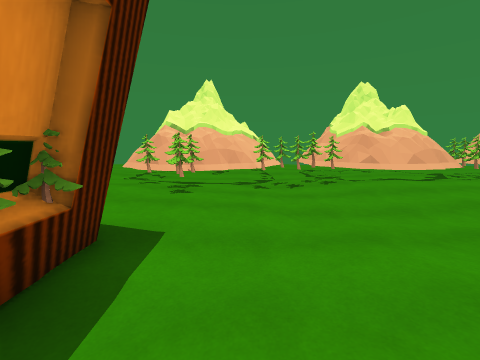
view 1 (above)

20 first-person views from a walk through a 3-D level made in the Unity game engine. The camera is 1.5 m above the floor, tilts 8° down and sees 90° across. The floor is counted in squares, 1 m on a side. Each view is taken from the middle of a square. On the plan, view 1 faces up. The plan holds only what a view shows up to about 13 squares ahead; the rest is blank. The place goes on beyond the plan. The player is left out.

view 2
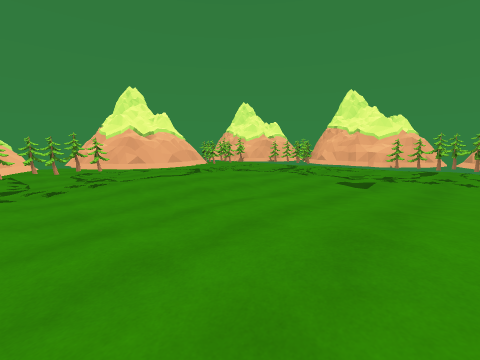

view 3
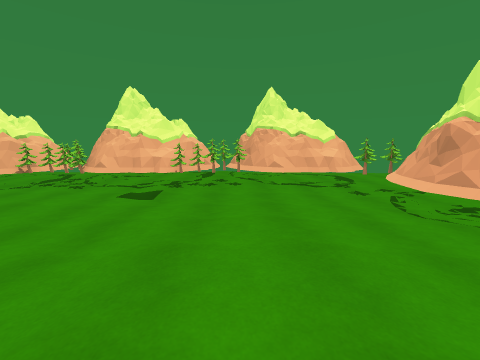

view 4
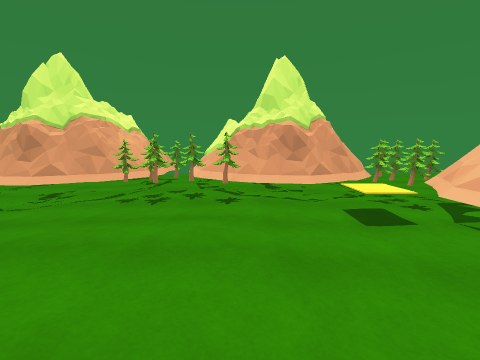

view 5
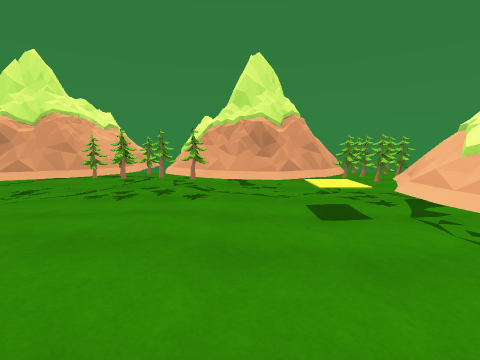

view 6
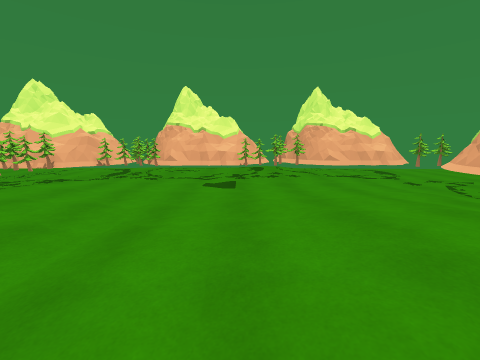

view 7
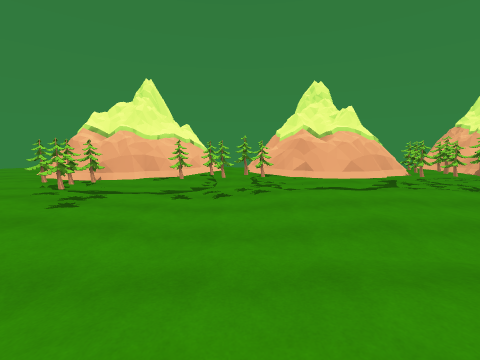

view 8
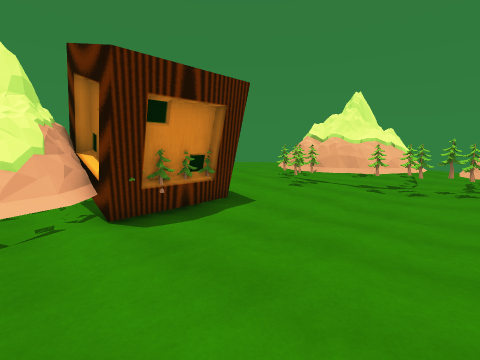

view 9
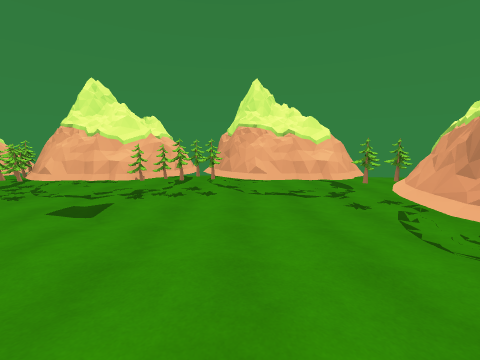

view 10
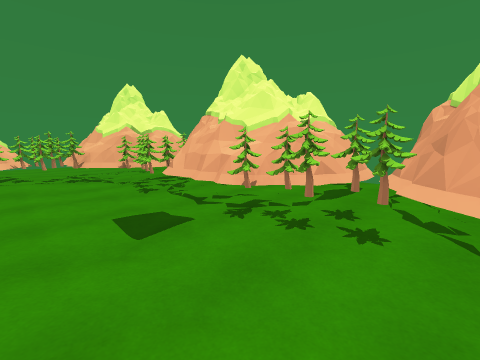

view 11
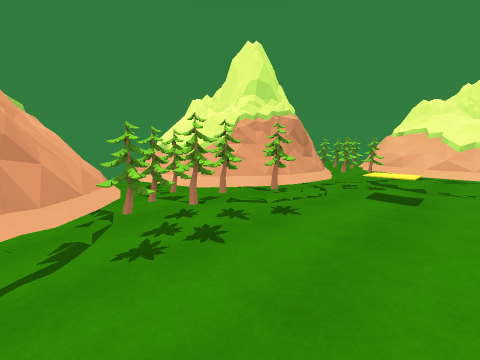

view 12
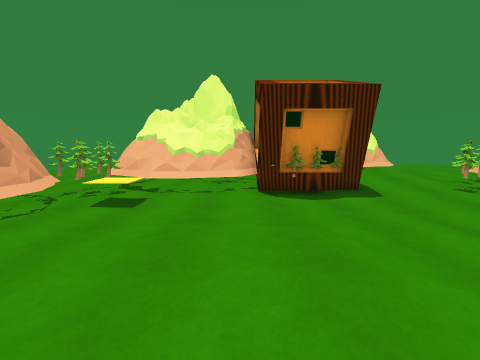

view 13
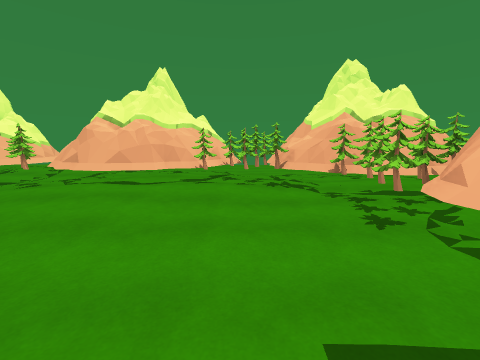

view 14
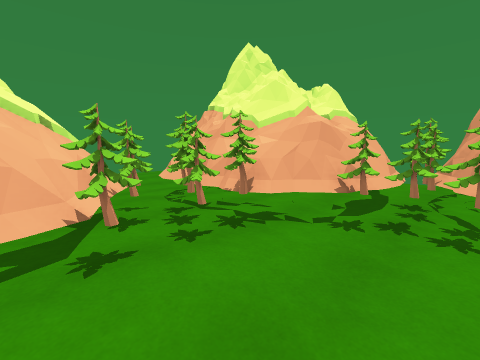

view 15
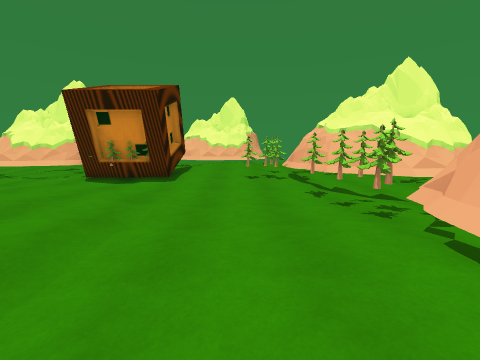

view 16
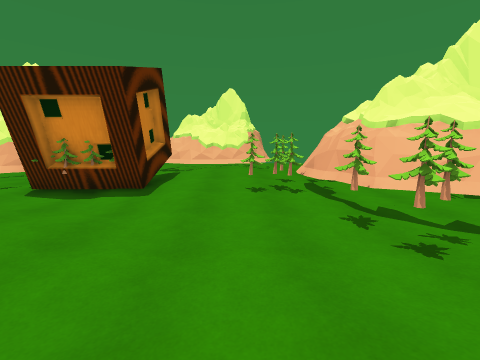

view 17
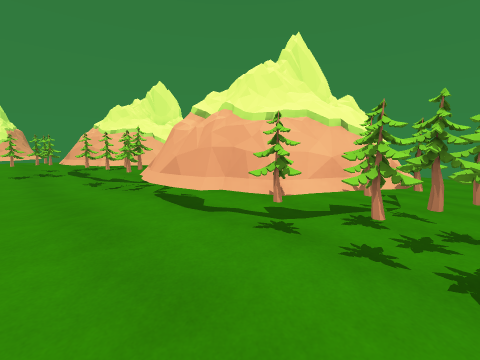

view 18
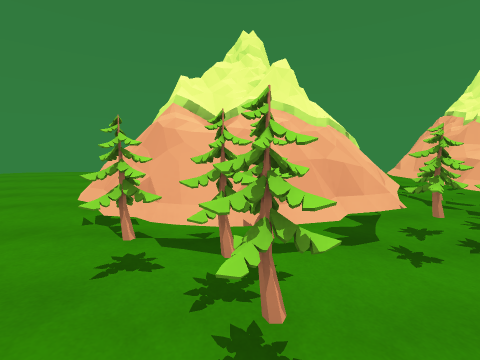

view 19
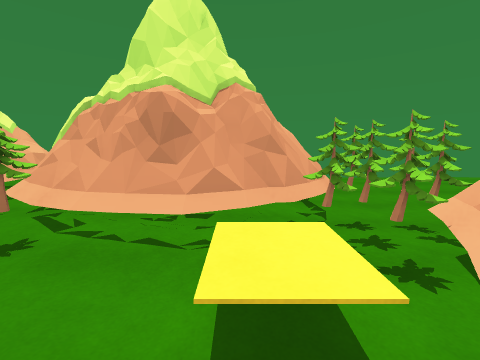

view 20
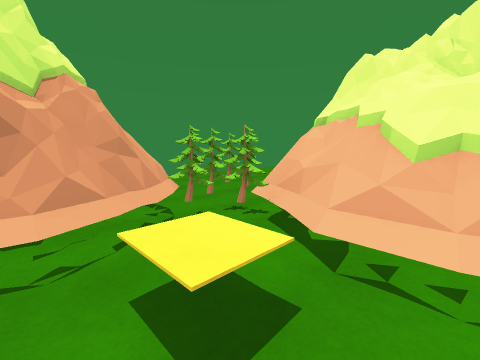

### Floor plan
Key: @ floor where view 1 was taken; # wall or solid block; . main floor; : floor 0.25 m higher than the main floor; - floor 0.25 m lower than the main floor; + floor 0.5 m higher than the main floor; / step, stairs or slope; ^ raised ledge; T tree; O other object.
Columns run from 5 left of view 1 to 21 right of it. Each row starts with its distance up from view 1.
 23                --
 22                ---
 21                ---
 20                ---
 19                --- --
 18                --- --
 17                ------
 16       /. .O     ----
 15      OO..OO     ---
 14       OO.OO    OO.OO
 13       OO-O    OOTOO
 12  O    OOOOO## OTTTO
 11 OOOO OOTTOOOOOOTTTO
 10 .OOOOOTTTTOOOOOTTTTOOOO
  9 :TTTT.T--.........OTOOO ..-
  8 ::TT...--..........TTTO ..-
  7 :::T..----.........TTOO
  6 +::...----........TTO
  5 :::...--.-----....-OO
  4 ::...-.......-....-OO
  3 OOOT.-...........-.OO
  2 O #T-.....:.....-..TOOOO
  1 O  T....::::.....-.TTOOO
  0 OO O.@:::::::....-.TT.::
 -1  OOO...:::+:::...-.TTOOO
 -2   OO...:::::::......OO
 -3   OO....:::::......OO
 -4   OOO^..:::......--OO
 -5  OOO^^..........---OO
 -6 OOOTTOO.TT.T..OOO-TTOO
 -7  TTTTOOOTTTTTOO#OOTTOO
 -8 -TTTOO##OOTTOO   OTT-
 -9 ---OO   OOOOO      -----
-10 ---     OOOOO         --

Where each view was taken, in squares from view 1:
view 1: 0 up, 0 right, facing up
view 2: 1 down, 1 right, facing up-right
view 3: 1 down, 3 right, facing right
view 4: 1 up, 3 right, facing down
view 5: 1 up, 2 right, facing down
view 6: 2 up, 2 right, facing right
view 7: 1 up, 3 right, facing up
view 8: 2 down, 4 right, facing up-left
view 9: 2 down, 5 right, facing right
view 10: 2 down, 10 right, facing up-right
view 11: 3 down, 8 right, facing down-left
view 12: 1 down, 7 right, facing left
view 13: 2 up, 11 right, facing up
view 14: 7 up, 9 right, facing up-right
view 15: 7 up, 9 right, facing left
view 16: 7 up, 6 right, facing left
view 17: 7 up, 12 right, facing up-left
view 18: 6 up, 2 left, facing up
view 19: 3 down, 0 right, facing down
view 20: 3 down, 1 right, facing down-left
